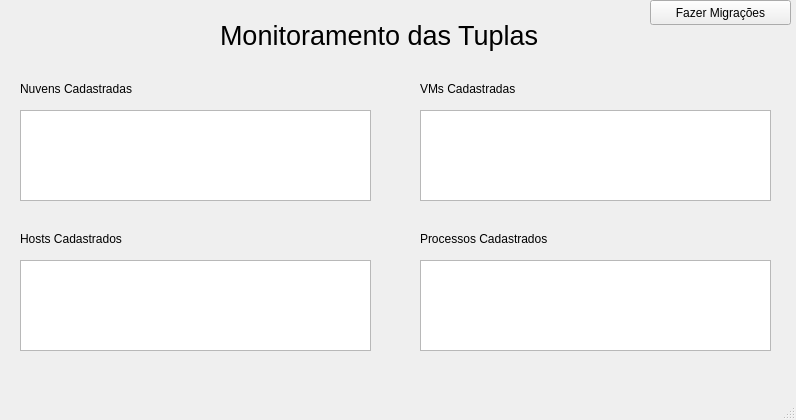
<?xml version="1.0" encoding="UTF-8"?>
<ui version="4.0">
 <class>MainWindow</class>
 <widget class="QMainWindow" name="MainWindow">
  <property name="geometry">
   <rect>
    <x>0</x>
    <y>0</y>
    <width>796</width>
    <height>420</height>
   </rect>
  </property>
  <property name="windowTitle">
   <string>MainWindow</string>
  </property>
  <widget class="QWidget" name="centralwidget">
   <widget class="QLabel" name="label">
    <property name="geometry">
     <rect>
      <x>220</x>
      <y>0</y>
      <width>331</width>
      <height>71</height>
     </rect>
    </property>
    <property name="font">
     <font>
      <pointsize>20</pointsize>
     </font>
    </property>
    <property name="text">
     <string>Monitoramento das Tuplas</string>
    </property>
   </widget>
   <widget class="QLabel" name="label_2">
    <property name="geometry">
     <rect>
      <x>20</x>
      <y>80</y>
      <width>141</width>
      <height>17</height>
     </rect>
    </property>
    <property name="text">
     <string>Nuvens Cadastradas</string>
    </property>
   </widget>
   <widget class="QListView" name="listView">
    <property name="geometry">
     <rect>
      <x>20</x>
      <y>110</y>
      <width>351</width>
      <height>91</height>
     </rect>
    </property>
   </widget>
   <widget class="QLabel" name="label_3">
    <property name="geometry">
     <rect>
      <x>20</x>
      <y>230</y>
      <width>141</width>
      <height>17</height>
     </rect>
    </property>
    <property name="text">
     <string>Hosts Cadastrados</string>
    </property>
   </widget>
   <widget class="QListView" name="listView_2">
    <property name="geometry">
     <rect>
      <x>20</x>
      <y>260</y>
      <width>351</width>
      <height>91</height>
     </rect>
    </property>
   </widget>
   <widget class="QLabel" name="label_4">
    <property name="geometry">
     <rect>
      <x>420</x>
      <y>80</y>
      <width>141</width>
      <height>17</height>
     </rect>
    </property>
    <property name="text">
     <string>VMs Cadastradas</string>
    </property>
   </widget>
   <widget class="QListView" name="listView_3">
    <property name="geometry">
     <rect>
      <x>420</x>
      <y>110</y>
      <width>351</width>
      <height>91</height>
     </rect>
    </property>
   </widget>
   <widget class="QLabel" name="label_5">
    <property name="geometry">
     <rect>
      <x>420</x>
      <y>230</y>
      <width>161</width>
      <height>17</height>
     </rect>
    </property>
    <property name="text">
     <string>Processos Cadastrados</string>
    </property>
   </widget>
   <widget class="QListView" name="listView_4">
    <property name="geometry">
     <rect>
      <x>420</x>
      <y>260</y>
      <width>351</width>
      <height>91</height>
     </rect>
    </property>
   </widget>
   <widget class="QPushButton" name="pushButton">
    <property name="geometry">
     <rect>
      <x>650</x>
      <y>0</y>
      <width>141</width>
      <height>25</height>
     </rect>
    </property>
    <property name="text">
     <string>Fazer Migrações</string>
    </property>
   </widget>
  </widget>
  <widget class="QMenuBar" name="menubar">
   <property name="geometry">
    <rect>
     <x>0</x>
     <y>0</y>
     <width>796</width>
     <height>22</height>
    </rect>
   </property>
  </widget>
  <widget class="QStatusBar" name="statusbar"/>
 </widget>
 <resources/>
 <connections/>
</ui>
